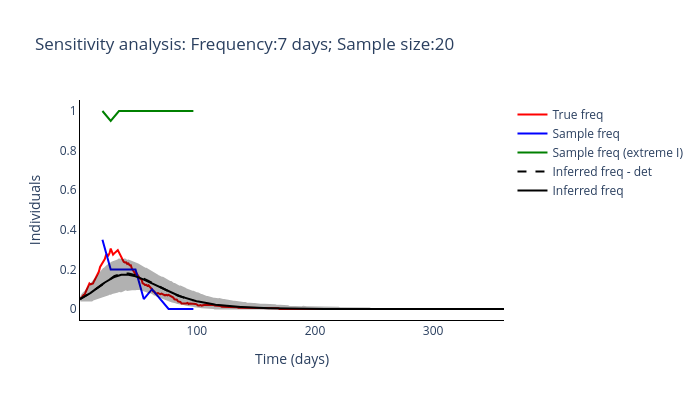
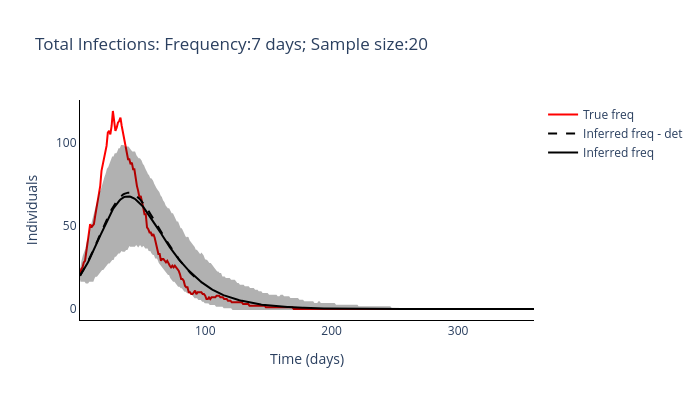

The cell these charts' notebook holds for them, in order:
### Markdown cell above
#### Run optimisation-based inference method for multiple sampling protcols

### Code cell
routine_run(freq_samplying_range[2], sample_size_range[0])

### Figure 1 — Plotly figure (JSON) as saved in the notebook; plotly's stock layout.template omitted (floating-point values rounded to 4 significant figures; data arrays with more than 128 entries replaced by an {"elided": "..."} marker saying what was removed)
{"data": [{"line": {"color": "red"}, "mode": "lines", "name": "True freq", "type": "scatter", "x": {"elided": "360 int values"}, "y": {"elided": "360 float values"}}, {"line": {"color": "blue"}, "mode": "lines", "name": "Sample freq", "type": "scatter", "x": [20, 27, 34, 41, 48, 55, 62, 69, 76, 83, 90, 97], "y": [0.35, 0.2, 0.2, 0.2, 0.2, 0.05, 0.1, 0.05, 0, 0, 0, 0]}, {"line": {"color": "green"}, "mode": "lines", "name": "Sample freq (extreme I)", "type": "scatter", "x": [20, 27, 34, 41, 48, 55, 62, 69, 76, 83, 90, 97], "y": [1, 0.95, 1, 1, 1, 1, 1, 1, 1, 1, 1, 1]}, {"line": {"color": "black", "dash": "dash"}, "mode": "lines", "name": "Inferred freq - det", "type": "scatter", "x": {"elided": "360 int values"}, "y": [0.05, 0.05307, 0.05629, 0.05964, 0.06312, 0.06675, 0.0705, 0.07439, 0.07839, 0.08251, 0.08673, 0.09104, 0.09544, 0.09993, 0.1045, 0.1091, 0.1137, 0.1183, 0.1229, 0.1274, 0.1319, 0.1363, 0.1405, 0.1446, 0.1486, 0.1524, 0.156, 0.1594, 0.1626, 0.1655, 0.1682, 0.1707, 0.1729, 0.1748, 0.1764, 0.1777, 0.1787, 0.1795, 0.1799, 0.18, 0.1798, 0.1794, 0.1787, 0.1777, 0.1765, 0.1751, 0.1735, 0.1716, 0.1696, 0.1674, 0.165, 0.1624, 0.1597, 0.1569, 0.154, 0.151, 0.1479, 0.1448, 0.1416, 0.1384, 0.1351, 0.1319, 0.1286, 0.1253, 0.1221, 0.1188, 0.1156, 0.1124, 0.1092, 0.106, 0.1029, 0.09984, 0.09682, 0.09385, 0.09093, 0.08807, 0.08527, 0.08253, 0.07985, 0.07723, 0.07467, 0.07218, 0.06974, 0.06737, 0.06506, 0.06281, 0.06063, 0.05851, 0.05645, 0.05445, 0.05252, 0.05064, 0.04882, 0.04705, 0.04535, 0.0437, 0.0421]}, {"line": {"color": "black"}, "mode": "lines", "name": "Inferred freq", "type": "scatter", "x": {"elided": "360 int values"}, "y": {"elided": "360 float values"}}, {"fill": "toself", "fillcolor": "black", "line": {"color": "black"}, "mode": "lines", "name": "Inferred freq", "opacity": 0.3, "showlegend": false, "type": "scatter", "x": {"elided": "720 int values"}, "y": {"elided": "720 float values"}}], "layout": {"height": 400, "plot_bgcolor": "white", "title": {"text": "Sensitivity analysis: Frequency:7 days; Sample size:20"}, "width": 700, "xaxis": {"linecolor": "black", "title": {"text": "Time (days)"}}, "yaxis": {"linecolor": "black", "title": {"text": "Individuals"}}}}

### Figure 2 — Plotly figure (JSON) as saved in the notebook; plotly's stock layout.template omitted (floating-point values rounded to 4 significant figures; data arrays with more than 128 entries replaced by an {"elided": "..."} marker saying what was removed)
{"data": [{"line": {"color": "red"}, "mode": "lines", "name": "True freq", "type": "scatter", "x": {"elided": "360 int values"}, "y": {"elided": "360 int values"}}, {"line": {"color": "black", "dash": "dash"}, "mode": "lines", "name": "Inferred freq - det", "type": "scatter", "x": {"elided": "360 int values"}, "y": [20, 21.21, 22.48, 23.8, 25.17, 26.59, 28.06, 29.59, 31.15, 32.76, 34.41, 36.1, 37.81, 39.56, 41.33, 43.11, 44.91, 46.69, 48.46, 50.21, 51.93, 53.61, 55.24, 56.82, 58.34, 59.78, 61.15, 62.44, 63.65, 64.76, 65.77, 66.68, 67.49, 68.19, 68.77, 69.24, 69.59, 69.81, 69.93, 69.92, 69.81, 69.6, 69.28, 68.86, 68.35, 67.75, 67.07, 66.31, 65.47, 64.57, 63.6, 62.57, 61.49, 60.37, 59.2, 58.0, 56.78, 55.53, 54.27, 53.0, 51.73, 50.44, 49.16, 47.87, 46.59, 45.31, 44.04, 42.78, 41.54, 40.31, 39.09, 37.9, 36.73, 35.57, 34.44, 33.33, 32.25, 31.19, 30.15, 29.14, 28.15, 27.19, 26.25, 25.33, 24.45, 23.58, 22.75, 21.93, 21.14, 20.38, 19.64, 18.92, 18.23, 17.55, 16.9, 16.27, 15.67]}, {"line": {"color": "black"}, "mode": "lines", "name": "Inferred freq", "type": "scatter", "x": {"elided": "360 int values"}, "y": {"elided": "360 float values"}}, {"fill": "toself", "fillcolor": "black", "line": {"color": "black"}, "mode": "lines", "name": "Inferred freq", "opacity": 0.3, "showlegend": false, "type": "scatter", "x": {"elided": "720 int values"}, "y": {"elided": "720 float values"}}], "layout": {"height": 400, "plot_bgcolor": "white", "title": {"text": "Total Infections: Frequency:7 days; Sample size:20"}, "width": 700, "xaxis": {"linecolor": "black", "title": {"text": "Time (days)"}}, "yaxis": {"linecolor": "black", "title": {"text": "Individuals"}}}}
